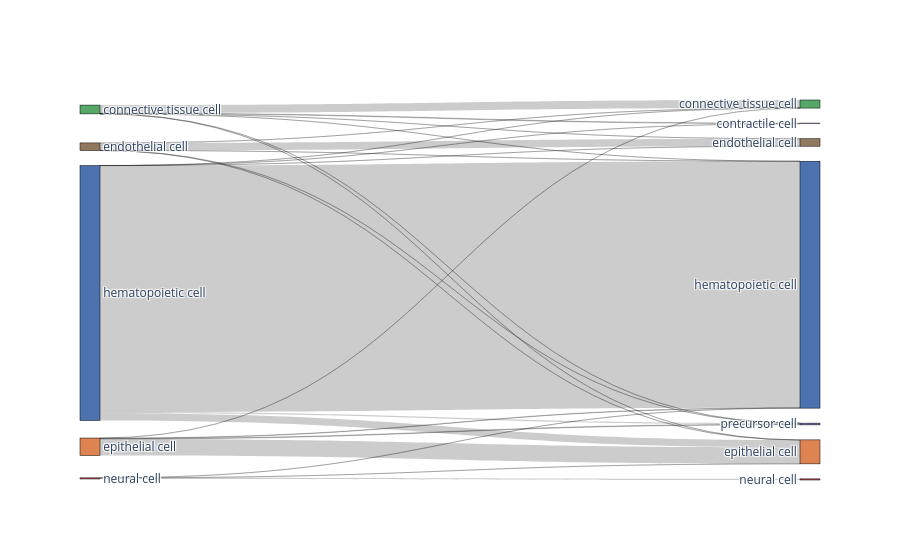
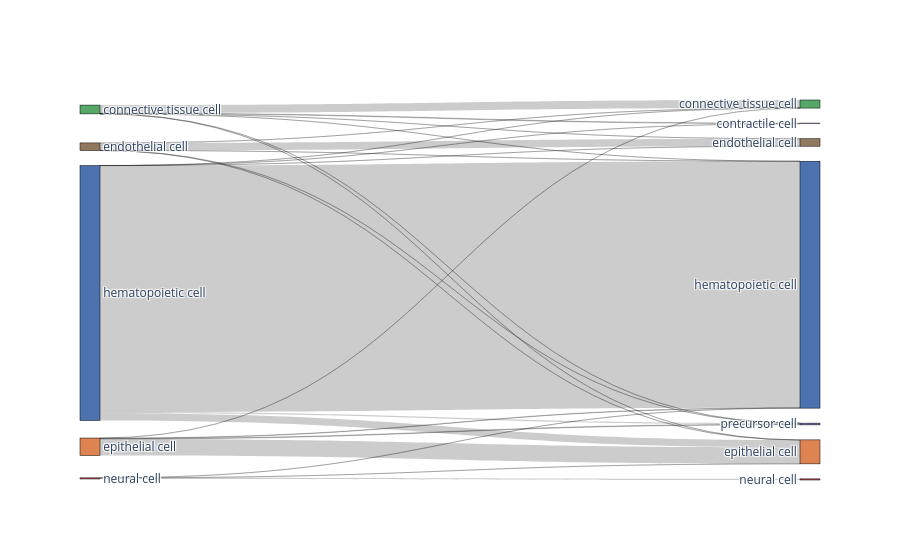

Notebook code cell kept with these figures, in order:
### Markdown cell above
Write out metrics to a report file, create confusion matrices and comparative umap plots

### Code cell
%matplotlib inline

bc.tl.report(
    adata_pred=adata_predicted,
    celltype=celltype_test, 
    method=method, 
    analysis_name=analysis_name,
    train_datasets = adata_trains,
    test_dataset = adata_orig,
    merge = merge,
    name_prediction='auto_annot', 
    name_report='auto_annot', 
    use_raw=use_raw,
    remove_nonshared=True, 
    clustering='leiden', 
    asymmetric_matrix=True, 
    delimiter='\t', 
    verbose=True
)

### Figure 1 — Plotly figure (JSON) as saved in the notebook; plotly's stock layout.template omitted (floating-point values rounded to 4 significant figures)
{"data": [{"link": {"source": [0, 0, 0, 0, 0, 0, 2, 2, 2, 2, 2, 2, 1, 1, 1, 1, 1, 3, 3, 3, 3, 4, 4, 4], "target": [9, 5, 8, 7, 6, 11, 9, 5, 8, 7, 6, 11, 9, 5, 8, 7, 11, 9, 5, 8, 11, 9, 8, 10], "value": [52858, 6, 1572, 1, 3, 245, 5, 1720, 18, 2, 139, 1, 5, 6, 20, 1601, 1, 91, 1, 3534, 128, 1, 2, 242]}, "node": {"color": ["#4c72b0", "#937860", "#55a868", "#dd8452", "#c44e52", "#55a868", "#da8bc3", "#937860", "#dd8452", "#4c72b0", "#c44e52", "#8172b3"], "label": ["hematopoietic cell", "endothelial cell", "connective tissue cell", "epithelial cell", "neural cell", "connective tissue cell", "contractile cell", "endothelial cell", "epithelial cell", "hematopoietic cell", "neural cell", "precursor cell"], "line": {"color": "black", "width": 0.5}, "pad": 15, "thickness": 20}, "type": "sankey"}], "layout": {}}

### Figure 2 — Plotly figure (JSON) as saved in the notebook; plotly's stock layout.template omitted (floating-point values rounded to 4 significant figures)
{"data": [{"link": {"source": [0, 0, 0, 0, 0, 0, 2, 2, 2, 2, 2, 2, 1, 1, 1, 1, 1, 3, 3, 3, 3, 4, 4, 4], "target": [9, 5, 8, 7, 6, 11, 9, 5, 8, 7, 6, 11, 9, 5, 8, 7, 11, 9, 5, 8, 11, 9, 8, 10], "value": [52858, 6, 1572, 1, 3, 245, 5, 1720, 18, 2, 139, 1, 5, 6, 20, 1601, 1, 91, 1, 3534, 128, 1, 2, 242]}, "node": {"color": ["#4c72b0", "#937860", "#55a868", "#dd8452", "#c44e52", "#55a868", "#da8bc3", "#937860", "#dd8452", "#4c72b0", "#c44e52", "#8172b3"], "label": ["hematopoietic cell", "endothelial cell", "connective tissue cell", "epithelial cell", "neural cell", "connective tissue cell", "contractile cell", "endothelial cell", "epithelial cell", "hematopoietic cell", "neural cell", "precursor cell"], "line": {"color": "black", "width": 0.5}, "pad": 15, "thickness": 20}, "type": "sankey"}], "layout": {}}
